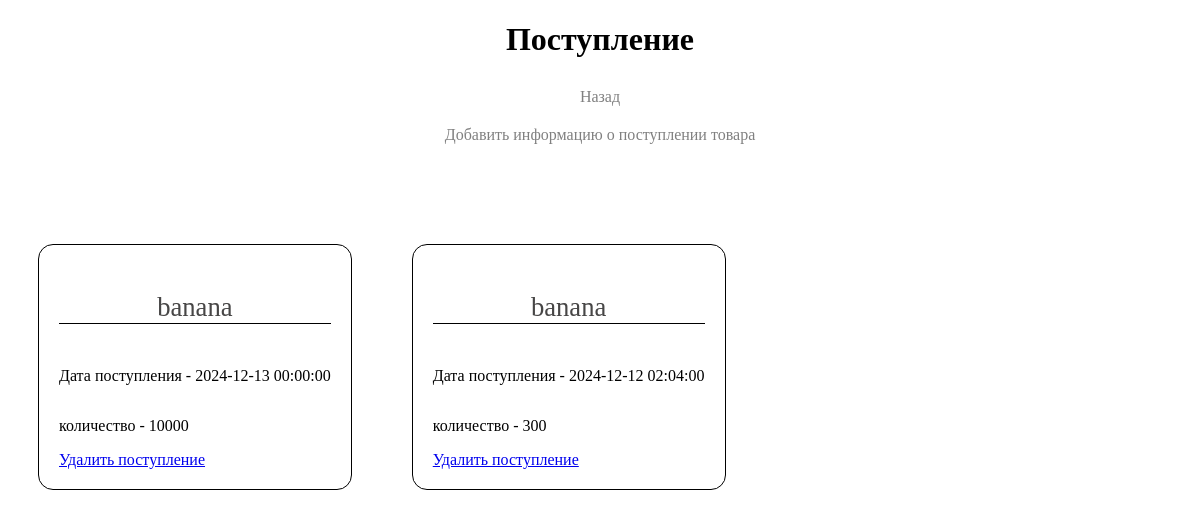
The page /Admission.php?id=2 on the database as committed earlier.
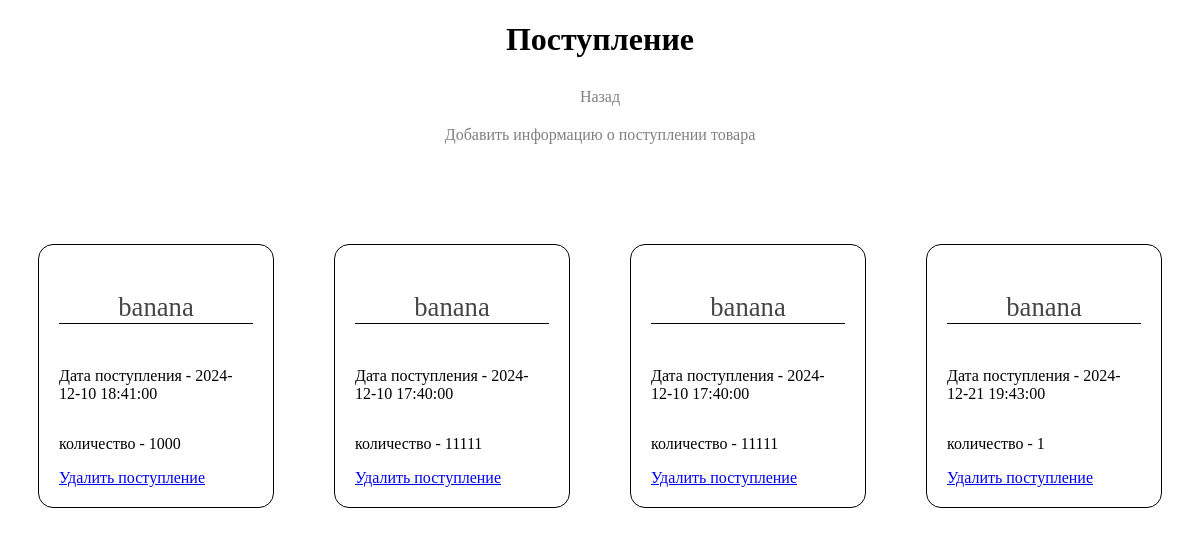
The same page on the database as committed later.
### tables this page shows
CREATE TABLE `characteristics` (
  `id` int NOT NULL,
  `date_time` datetime DEFAULT NULL,
  `product_id` int DEFAULT NULL,
  `amount` int DEFAULT NULL
);

CREATE TABLE `product` (
  `id` int NOT NULL,
  `name` varchar(255) DEFAULT NULL,
  `price` int DEFAULT NULL,
  `article` varchar(255) DEFAULT NULL,
  `ammount_product` int DEFAULT NULL
);

### Admission.php (the view, shortened to what this page needs)
<?php
$pdo = require $_SERVER['DOCUMENT_ROOT'].'/db.php';
$id = $_GET['id'];
$characteristics = $pdo->query("select characteristics.* from characteristics join product on characteristics.product_id = product.id where product.id = '$id'")->fetchAll(PDO::FETCH_ASSOC);
$name_pro = $pdo->query("select name from product where id = '$id'")->fetch(PDO::FETCH_ASSOC);
?>
<!doctype html>
<html lang="en">
<head>
</head>
<body>
<div class="container">
    <h1>Поступление</h1>
    <div class="nav">
        <a href="index.php">Назад</a>
        <a href="Add_admission.php?id_product=<?=$id?>" id="add_admission"> Добавить информацию о поступлении товара</a>
    </div>
        <div class="cards">
            <?php foreach ($characteristics as $item):?>
                <div class="card">
                    <p class="title"> <?=$name_pro['name']?></p>
                    <p>Дата поступления - <?=$item['date_time']?></p>
                    <p>количество - <?=$item['amount']?></p>
                    <a href="/store/store/handler/delete.php?id=<?=$item['id']?>">Удалить поступление</a>
            </div>
            <?php endforeach;?>
    </div>
</div>
</body>
</html>

### Admission.php (style rules this page uses)
.container { margin: 20px 30px; }
.card { display: flex; flex-direction: column; border-bottom: 2px black solid; border: 1px black solid; padding: 20px; border-radius: 15px; }
.cards { display: flex; gap: 60px; }
.nav a { display: flex; flex-direction: column; justify-content: center; align-items: center; text-decoration: none; color: gray; margin-top: 20px; }
h1 { text-align: center; margin-bottom: 30px; }
.nav { margin-bottom: 100px; }
.title { font-size: 20pt; text-align: center; border-bottom: 1px black solid; color: #474646; }

Rows that differ between the two databases and show on the page:
removed characteristics: product.name "banana", date_time "2024-12-13 00:00:00", amount "10000"
removed characteristics: product.name "banana", date_time "2024-12-12 02:04:00", amount "300"
added characteristics: product.name "banana", date_time "2024-12-10 18:41:00", amount "1000"
added characteristics: product.name "banana", date_time "2024-12-10 17:40:00", amount "11111"
added characteristics: product.name "banana", date_time "2024-12-10 17:40:00", amount "11111"
added characteristics: product.name "banana", date_time "2024-12-21 19:43:00", amount "1"
